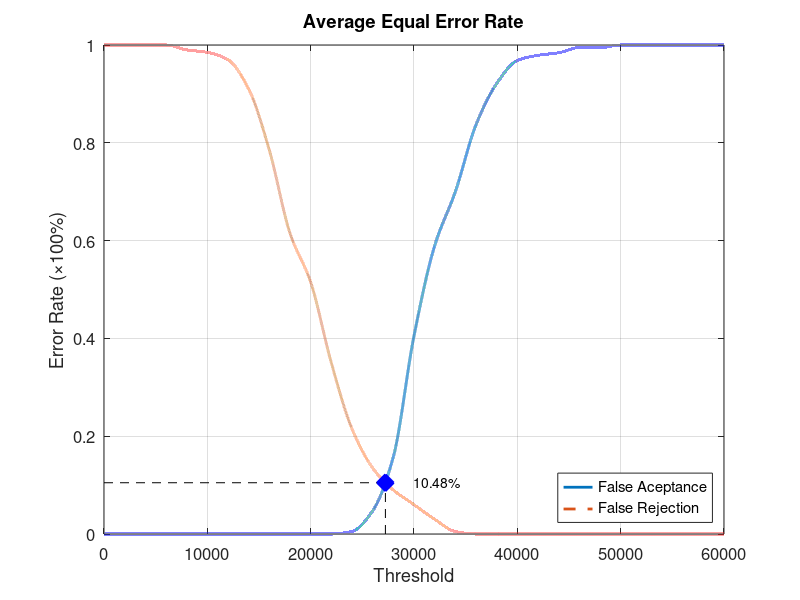
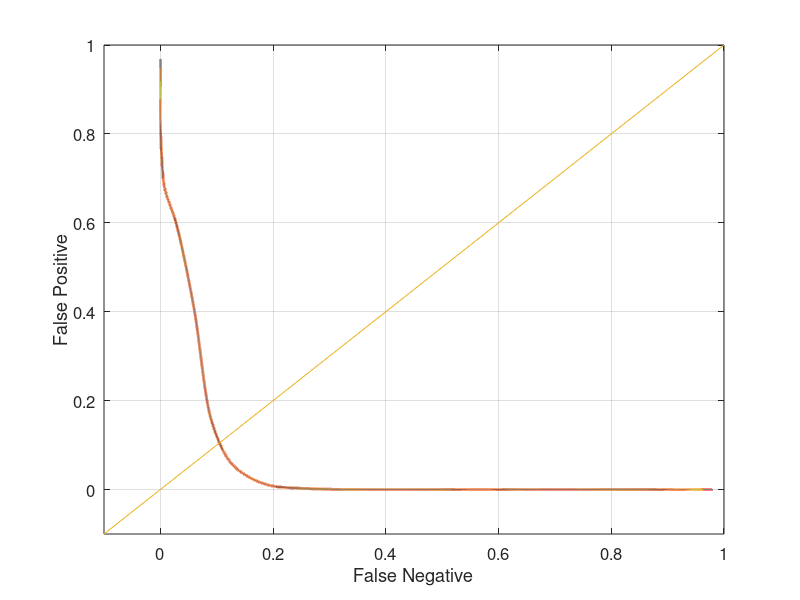

Write the MATLAB code that produced these figures, in order.
function yEER = Database3_3
close all;
clear;
clc;
x = 0:2000:60000;
xq = 0:0.5:60000;

y0 = [0 0 0 0 0 0 0 0 0 0 0 0 0.00526316 0.0473684 0.157895 0.405263 0.589474 0.7 0.836842 0.921053 0.968421 0.978947 0.984211 0.994737 0.994737 1 1 1 1 1 1];
yy0 = interp1(x, y0, xq, 'pchip');
y1 = [1 1 1 1 0.99 0.985 0.97 0.91 0.785 0.615 0.515 0.35 0.215 0.135 0.09 0.06 0.03 0.005 0 0 0 0 0 0 0 0 0 0 0 0 0];
yy1 = interp1(x, y1, xq, 'pchip');

% Calculating EER: 
y2 = abs(y0 - y1);
find(y2 == min(y2))
yy2 = abs(yy0 - yy1);
xEER = find(yy2 == min(yy2));
xEERIndex = xq(xEER) % X-axis EER
yEER = yy0(xEER) % Y-axis EER

main = figure
plot(xq, yy0,'-','LineWidth', 2);	hold on
plot(xq, yy1,'--','LineWidth', 2);	hold on
plot([xEERIndex xEERIndex], [0 yEER], 'k--');	hold on
plot([0 xEERIndex], [yEER yEER], 'k--');	hold on
plot(xEERIndex, yEER, 'bx', 'LineWidth', 10);	hold on
text(xEERIndex + 10 * xEERIndex / 100, yEER, [num2str(round((10000 * yEER)) / 100) '%'])
legend('False Aceptance', 'False Rejection', 'Location', 'SouthEast')
xlabel('Threshold')
ylabel('Error Rate (\times100%)')
title('Average Equal Error Rate')
set(gca, 'FontSize', 12)
axis([0 60000 0 1])
grid on

print(main, 'Database3_3Main', '-dpng');
FNRxFPR = figure('Color', [1 1 1]);
plot(yy1, yy0, '-', yy1, yy0, 'LineWidth', 2);
hold on
y = -0.1:0.1:1
plot(y, y); 
set(gca, 'FontSize', 12)
xlabel('False Negative')
ylabel('False Positive')
axis([-0.1 1 -0.1 1])
set(gca, 'FontSize', 12)
grid on

print(FNRxFPR, 'Database3_3FNRxFPR','-dpng');
end
